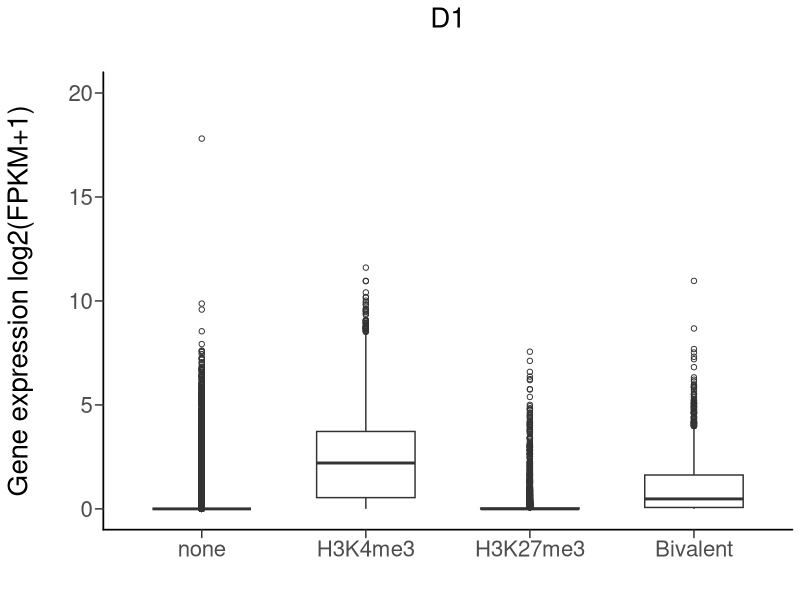
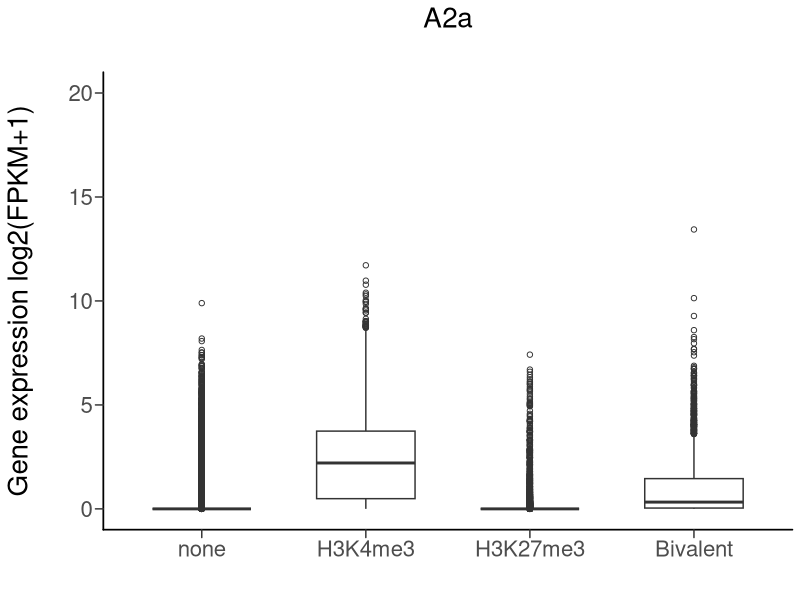

Write R code to recreate these figures, in order.
setwd("~/Desktop/INTACT6/bivalency/")

library(ggplot2)
library(reshape)



#######
### riboTag D1 gencode vM23 cuffdiff
D1_bivalency <- read.table("D1_RPKM_bivalency_gencode_vM23.txt", header = TRUE)
D1_bivalency$bivalency_status <- factor(D1_bivalency$bivalency_status, levels = c("none", "H3K4me3", "H3K27me3", "Bivalent"))

ggplot(D1_bivalency, aes(x = bivalency_status, y = log2(FPKM+1))) +
  geom_boxplot(width = 0.6, outlier.shape = 1) +
  #facet_grid(~H3K27me3$cutoff)+
  ggtitle("D1\n")+
  theme_classic()+
  theme(plot.title = element_text(size = 20, hjust = 0.5), line = element_blank(), plot.background = element_blank(), panel.grid.major = element_blank()) + #set the background
  theme(panel.border = element_blank()) +   #set the border
  theme(axis.text.x = element_text()) + 
  theme(axis.title = element_text(size = 20), axis.text.x = element_text(size=16, angle=0, hjust = 0.5), axis.text.y = element_text(size=16)) + #set the x and y lab
  ylab("Gene expression log2(FPKM+1)\n") + xlab("") +     #set the name of x-axis and y-axis
  theme( legend.title = element_blank(),  legend.position = c(0.85, 0.980), legend.text = element_text(size = 12), legend.key.width = unit(0.5, "cm")) + #set legend
  theme(axis.line.x = element_line(color="black", size = .6),  
        axis.line.y = element_line(color="black", size = .6),
        axis.ticks.x = element_line(size = 0.5),
        axis.ticks.y = element_line(size = 0.5),
        axis.ticks.length = unit(0.2, "cm")) +
scale_y_continuous(breaks = seq(0,20, 5), limits=c(0, 20))


pairwise.wilcox.test(D1_bivalency$FPKM, D1_bivalency$bivalency_status, p.adjust.method = "BH")

### END of riboTag D1 gencode vM23 cuffdiff
######




#######
### riboTag D2 gencode vM23 cuffdiff
### D2 is biologically same as A2a
A2a_bivalency <- read.table("A2a_RPKM_bivalency_gencode_vM23.txt", header = TRUE)
A2a_bivalency$bivalency_status <- factor(A2a_bivalency$bivalency_status, levels = c("none", "H3K4me3", "H3K27me3", "Bivalent"))

ggplot(A2a_bivalency, aes(x = bivalency_status, y = log2(FPKM+1))) +
  geom_boxplot(width = 0.6, outlier.shape = 1) +
  #facet_grid(~H3K27me3$cutoff)+
  ggtitle("A2a\n")+
  theme_classic()+
  theme(plot.title = element_text(size = 20, hjust = 0.5), line = element_blank(), plot.background = element_blank(), panel.grid.major = element_blank()) + #set the background
  theme(panel.border = element_blank()) +   #set the border
  theme(axis.text.x = element_text()) + 
  theme(axis.title = element_text(size = 20), axis.text.x = element_text(size=16, angle=0, hjust = 0.5), axis.text.y = element_text(size=16)) + #set the x and y lab
  ylab("Gene expression log2(FPKM+1)\n") + xlab("") +     #set the name of x-axis and y-axis
  theme( legend.title = element_blank(),  legend.position = c(0.85, 0.980), legend.text = element_text(size = 12), legend.key.width = unit(0.5, "cm")) + #set legend
  theme(axis.line.x = element_line(color="black", size = .6),  
        axis.line.y = element_line(color="black", size = .6),
        axis.ticks.x = element_line(size = 0.5),
        axis.ticks.y = element_line(size = 0.5),
        axis.ticks.length = unit(0.2, "cm")) +
scale_y_continuous(breaks = seq(0,20,5), limits=c(0, 20))


pairwise.wilcox.test(A2a_bivalency$FPKM, A2a_bivalency$bivalency_status, p.adjust.method = "BH")

### END of riboTag D2 gencode vM23 cuffdiff
######



### calculate mutually exclusive index

# A2a
A2a_K4_only_gene <- 13896
A2a_K27_only_gene <- 7962
A2a_bivalent_gene <- 2732
ntotal <- A2a_K4_only_gene + A2a_K27_only_gene + A2a_bivalent_gene
Br <- A2a_K4_only_gene * A2a_K27_only_gene
Br/ntotal/A2a_bivalent_gene


# D1
D1_K4_only_gene <- 14186
D1_K27_only_gene <- 5692
D1_bivalent_gene <- 1582
ntotal <- D1_K4_only_gene + D1_K27_only_gene + D1_bivalent_gene
Br <-D1_K4_only_gene * D1_K27_only_gene
 Br/ntotal/D1_bivalent_gene

# NAc
NAc_K4_only_gene <- 9436
NAc_K27_only_gene <- 9800
NAc_bivalent_gene <- 4124
ntotal <- NAc_K4_only_gene + NAc_K27_only_gene + NAc_bivalent_gene
Br <-NAc_K4_only_gene * NAc_K27_only_gene
MEI <- Br/ntotal/NAc_bivalent_gene

# N2a 
N2a_K4_only_gene <- 14135
N2a_K27_only_gene <- 9139
N2a_bivalent_gene <- 1921
ntotal <- N2a_K4_only_gene + N2a_K27_only_gene + N2a_bivalent_gene
Br <-N2a_K4_only_gene * N2a_K27_only_gene
Br/ntotal/N2a_bivalent_gene
